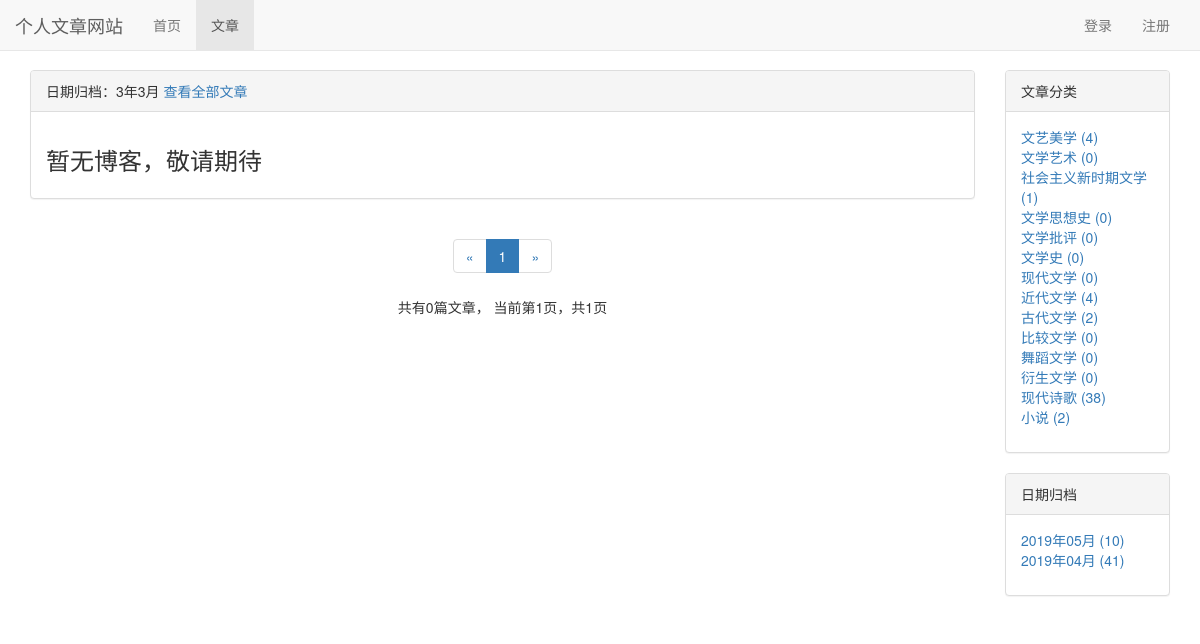
/blog/date/3/3, run on the app's committed database.
### blog/models.py (models this page shows, shortened)
class BlogType(models.Model):
    type_name = models.CharField(max_length=15,verbose_name = '文章类型')
    class Meta:
        verbose_name = '文章类型'
        verbose_name_plural = '文章类型'

### blog/views.py (the view)
# urls.py: path('date/<int:year>/<int:month>', views.blogs_with_date, name = "blogs_with_date"),
def blogs_with_date(request ,year, month):
	blogs_all_list = Blog.objects.filter(created_time__year = year , created_time__month =month)
	context = get_blog_list_common_date(request,blogs_all_list)
	context['blogs_with_date'] = '%s年%s月' %(year, month)
	return render(request, 'blog/blogs_with_date.html', context)

### user/context_processors.py (called while the page is built)
def login_modal_form(request):
    return {'login_modal_form': LoginForm()}

### blog/templates/blog/blogs_with_date.html (shortened to what this page needs)
{% extends 'blog/blog_list.html' %}
{% block blog_list_title %}
		日期归档：{{ blogs_with_date }}
		<a href="{% url 'blog_list' %}">查看全部文章</a>
{% endblock %}

### blog/templates/blog/blog_list.html (shortened to what this page needs)
{% extends 'base.html' %}
{% block nav_blog_active %}active{% endblock %}
{% load staticfiles %}
{% load comment_tags %}
{% load likes_tags %}
{% block header_extends %}
    <link rel="stylesheet" href="{% static 'blog/blog.css' %}">
{% endblock %}
{% block content %}
    <div class="container">
        <div class="row">
            <div class="col-xs-12 col-sm-8 col-md-9 col-lg-10">
                <div class="panel panel-default">
                    <div class="panel-heading">{% block blog_list_title %}文章列表{% endblock %}</div>
                    <div class="panel-body">
                        {% for blog in blogs %}
                            <div class="blog">
                                <h3><a href="{% url 'blog_detail' blog.pk %}">{{ blog.title }}</a></h3>
                                <p class="blog-info">
                                    <span class="glyphicon glyphicon-tag"></span> <a href="{% url 'blogs_with_type' blog.blog_type.pk %}">{{ blog.blog_type }}</a>&nbsp;&nbsp;
                                    <span class="glyphicon glyphicon-time"></span> {{ blog.created_time|date:"Y-m-d" }}&nbsp;&nbsp;
                                    阅读({{ blog.get_read_num }})&nbsp;&nbsp;
                                    评论({% get_comment_count blog %})&nbsp;&nbsp;
                                    点赞({% get_like_count blog %})
                                </p>
                                <p>{{ blog.content|striptags|truncatechars:150|safe }}</p>
                            </div>
                        {% empty %}
                            <div class="blog">
                                <h3>暂无博客，敬请期待</h3>
                            </div>
                        {% endfor %}
                    </div>
                </div>
                <div class="paginator">
                    <ul class="pagination">
                        <li>
                            {% if page_of_blogs.has_previous %}
                                <a href="?page={{ page_of_blogs.previous_page_number }}" aria-label="Previous">
                                    <span aria-hidden="true">&laquo;</span>
                                </a>
                            {% else %}
                                <span aria-hidden="true">&laquo;</span>
                            {% endif %}
                        </li>
                        {% for page_num in page_range %}
                            {% if page_num == page_of_blogs.number %}
                                <li class="active"><span>{{ page_num }}</span></li>
                            {% else %}
                                {% if page_num == '...' %}
                                    <li><span>{{ page_num }}</span></li>
                                {% else %}
                                    <li><a href="?page={{ page_num }}">{{ page_num }}</a></li>
                                {% endif %}
                            {% endif %}
                        {% endfor %}
                        <li>
                            {% if page_of_blogs.has_next %}
                                <a href="?page={{ page_of_blogs.next_page_number }}" aria-label="Next">
                                    <span aria-hidden="true">&raquo;</span>
                                </a>
                            {% else %}
                                <span aria-hidden="true">&raquo;</span>
                            {% endif %}
                        </li>
                    </ul>
                    <p>
                        共有{{ page_of_blogs.paginator.count }}篇文章，
                        当前第{{ page_of_blogs.number }}页，共{{ page_of_blogs.paginator.num_pages }}页
                    </p>
                </div>
            </div>
            <div class="hidden-xs col-sm-4 col-md-3 col-lg-2">
                <div class="panel panel-default">
                    <div class="panel-heading">文章分类</div>
                    <div class="panel-body">
                        <ul class="blog-types">
                            {% for blog_type in blog_types %}
                                <li>
                                    <a href="{% url 'blogs_with_type' blog_type.pk %}">
                                        {{ blog_type.type_name }} ({{ blog_type.blog_count }})
                                    </a>
                                </li>
                            {% empty %}
                                <li>暂无分类</li>
                            {% endfor %}
                        </ul>
                    </div>
                </div>
                <div class="panel panel-default">
                    <div class="panel-heading">日期归档</div>
                    <div class="panel-body">
                        <ul>
                            {% for blog_date, blog_count in blog_dates.items %}
                                <li>
                                    <a href="{% url 'blogs_with_date' blog_date.year blog_date.month %}">
                                        {{ blog_date|date:"Y年m月" }} ({{ blog_count }})
                                    </a>
                                </li>
                            {% endfor %}
                        </ul>
                    </div>
                </div>
            </div>
        </div>
    </div>
{% endblock %}

### static/base.css (style rules this page uses)
* { margin: 0; padding: 0; }
body { margin-top:70px!important; }
ul { list-style-type: none; }

### blog/static/blog/blog.css (style rules this page uses)
ul.blog-types { list-style-type: none; }
div.paginator { text-align: center; }

### data on the page
BlogType: type_name "文艺美学", blog_count "4"
BlogType: type_name "文学艺术", blog_count "0"
BlogType: type_name "社会主义新时期文学", blog_count "1"
BlogType: type_name "文学思想史", blog_count "0"
BlogType: type_name "文学批评", blog_count "0"
BlogType: type_name "文学史", blog_count "0"
BlogType: type_name "现代文学", blog_count "0"
BlogType: type_name "近代文学", blog_count "4"
BlogType: type_name "古代文学", blog_count "2"
BlogType: type_name "比较文学", blog_count "0"
BlogType: type_name "舞蹈文学", blog_count "0"
BlogType: type_name "衍生文学", blog_count "0"
BlogType: type_name "现代诗歌", blog_count "38"
BlogType: type_name "小说", blog_count "2"

### other printed values
{{ blogs_with_date }} "3年3月"
{{ page_num }} "1"
{{ page_of_blogs.paginator.count }} "0"
{{ page_of_blogs.number }} "1"
{{ page_of_blogs.paginator.num_pages }} "1"
{{ blog_date|date:"Y年m月" }} "2019年05月" "2019年04月"
{{ blog_count }} "10" "41"
